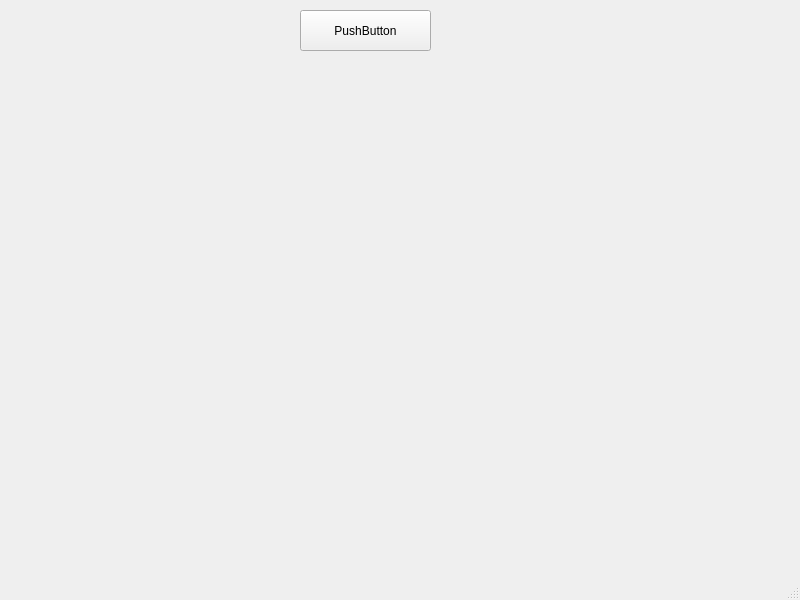
<?xml version="1.0" encoding="UTF-8"?>
<ui version="4.0">
 <class>MainWindow</class>
 <widget class="QMainWindow" name="MainWindow">
  <property name="geometry">
   <rect>
    <x>0</x>
    <y>0</y>
    <width>800</width>
    <height>600</height>
   </rect>
  </property>
  <property name="windowTitle">
   <string>MainWindow</string>
  </property>
  <widget class="QWidget" name="centralwidget">
   <widget class="QPushButton" name="pushButton1">
    <property name="geometry">
     <rect>
      <x>300</x>
      <y>10</y>
      <width>131</width>
      <height>41</height>
     </rect>
    </property>
    <property name="text">
     <string>PushButton</string>
    </property>
   </widget>
  </widget>
  <widget class="QMenuBar" name="menubar">
   <property name="geometry">
    <rect>
     <x>0</x>
     <y>0</y>
     <width>800</width>
     <height>21</height>
    </rect>
   </property>
  </widget>
  <widget class="QStatusBar" name="statusbar"/>
 </widget>
 <resources/>
 <connections/>
</ui>
